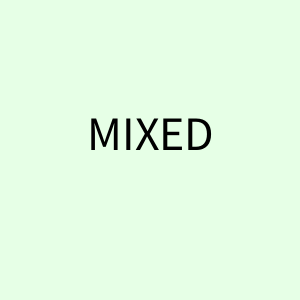
Frame 1 (no input)
Frame 60 (the mouse pressed at the canvas centre just before this capture): identical to frame 1, image omitted
Frame 120 (the mouse held since frame 60 and released just before this capture): identical to frame 1, image omitted

The Processing sketch that drew this single still picture (run headless with seeded random() and noise(); from frame 60 on, the mouse is pressed at the canvas centre):

// Processing sketch: Heads_Or_Tails
// ── Heads_Or_Tails.pde
float randomNumber;
float randomNumber2;

void setup()
{
  size(300, 300);
  fill(0);
  textSize(48);
  textAlign(CENTER);

  randomNumber = random(2.0);
  randomNumber2 = random(2.0);
  println(randomNumber);
  println(randomNumber2);
}

void draw()
{
  background(230, 255, 230);

  String message;
  if (randomNumber < 1.0 && randomNumber2 < 1.0)
  {
    message = "TWO TAILS";
  } 
  else if (randomNumber > 1.0 && randomNumber2 > 1.0)
  {
    message = "TWO HEADS";
  } 
  else
  {
    message = "MIXED";
  }
  text(message, width/2, height/2);
}
